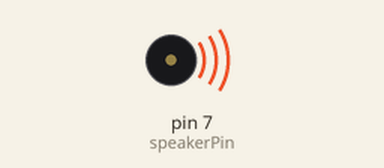
Recording of a sketch running on a simulated Arduino Uno, built with avr-gcc and run on an emulated ATmega328P. Parts: buzzer (waves = sounding, pin HIGH).

Above: at 0.5 s.
Timing chart, 0 to 4.6 s (numbered marks = the images above):
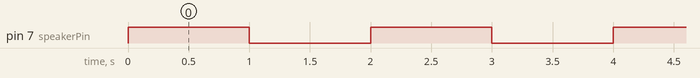

The sketch:

Buzzer_sensor.ino
```cpp
#define speakerPin 7                                     //設定喇叭的接腳為第8孔
void setup()
{
    pinMode(speakerPin,OUTPUT)   ;           //設定喇叭為輸出
}

void loop()
{
    digitalWrite(speakerPin, HIGH);

    delay(1000);                                               //設定喇叭饗的時間

    digitalWrite(speakerPin, LOW);

    delay(1000)    ;                                           //設定喇叭不響的時間

}
```

Measured:
- by itself, pin 7 (speakerPin): alternates HIGH for 1.0 s and LOW for 1.0 s
